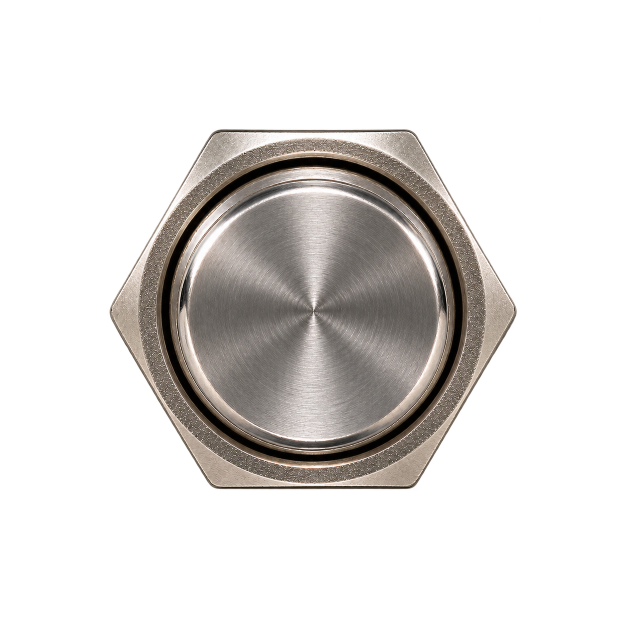
#> input picture tools/design/assets/kit/footswitch_photo.png, 1254 x 1254 px (shown at 1/2 size)
$ python make_knob.py assets/kit/footswitch_photo.png assets/kit/jack_photo.png 5
#> lines starting #> are read from the running program, lines starting #| are printed output that depends on the picture; after the words box and inside, x2 and y2 are one past the last pixel; in counts of white or black regions, pixels touching at a corner belong together
#!/usr/bin/env python3
# Filmstrip du potard ECHOFLEX construit a partir de la PHOTO du visuel :
#  - chapeau et eclairage de la jupe : releves sur la photo (eclairage fixe, ne tourne pas)
#  - motif des dents : extrait de la photo, il tourne avec la valeur sous l'eclairage fixe
#  - aileron + trait blanc : redessines a chaque angle avec la meme lumiere (haut-gauche)
import numpy as np, math, sys, os
from PIL import Image
from scipy import ndimage as ndi

SRC, OUT = sys.argv[1], sys.argv[2]
FR = int(sys.argv[3]) if len(sys.argv) > 3 else 288
CX, CY, RP = (float(v) for v in os.environ.get('KNOB', '898.0,176.8,80.5').split(','))   # potard VOLUME du visuel (centre, rayon exterieur des dents, px)
NF, SS, HALF = 128, 2, 1.20

photo = np.asarray(Image.open(SRC).convert("RGB")).astype(np.float32)
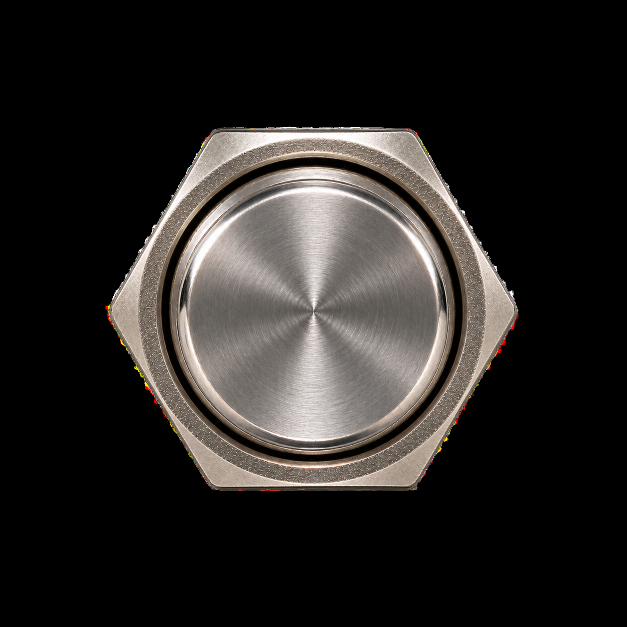
#> photo: shape (1254, 1254, 3) float32 (shown at 1/2 size); mean R, G, B 39.9, 37.1, 34.9

# ------------------------------------------------------------------------------
# 1. Deroulement polaire de la photo
# ------------------------------------------------------------------------------
NR, NA = 360, 2880
rr = np.linspace(0, 1.0, NR, dtype=np.float32)
aa = np.linspace(-math.pi, math.pi, NA, endpoint=False, dtype=np.float32)
RR, AA = np.meshgrid(rr, aa, indexing="ij")
px = CX + RR * RP * np.cos(AA)
py = CY + RR * RP * np.sin(AA)
polar = np.stack([ndi.map_coordinates(photo[..., c], [py - 0.5, px - 0.5], order=1) for c in range(3)], -1)
#> polar: shape (360, 2880, 3) float32; every value is 0

# masque d'exclusion : aileron (pointe en haut) + son ombre a droite
X = RR * np.cos(AA); Y = RR * np.sin(AA)
u = -Y                 # le long du pointeur (vers le haut)
v = X
U0, U1 = -0.80, 0.88
tt = np.clip((u - U0) / (U1 - U0), 0, 1)
w = 0.235 + (0.146 - 0.235) * tt
excl = (u > U0 - 0.06) & (u < U1 + 0.04) & (v > -w - 0.07) & (v < w + 0.20)

# ------------------------------------------------------------------------------
# 2. Ajustement : chapeau (r < 0.80) et enveloppe d'eclairage de la jupe (series de Fourier en angle)
# ------------------------------------------------------------------------------
def fourier_fit(rows, order):
    """pour chaque rayon : moindres carres sur les angles non exclus -> profil lisse."""
    out = np.zeros((len(rows), NA, 3), np.float32)
    basis = [np.ones(NA)]
    for k in range(1, order + 1):
        basis += [np.cos(k * aa), np.sin(k * aa)]
    Bm = np.stack(basis, 1)
    for j, ri in enumerate(rows):
        ok = ~excl[ri]
        for c in range(3):
            coef, *_ = np.linalg.lstsq(Bm[ok], polar[ri, ok, c], rcond=None)
            out[j, :, c] = Bm @ coef
    return out

# lissage radial avant ajustement
polar_s = ndi.gaussian_filter(polar, (2.0, 0, 0))
polar_bak = polar
polar = polar_s
# modele global du chapeau : sum_k (a + b r + c r^2) * base_k(angle), ajuste sur tous les pixels visibles
def cap_basis(rv, av):
    cols = []
    for fa in [np.ones_like(av), np.cos(av), np.sin(av), np.cos(2 * av), np.sin(2 * av), np.cos(3 * av), np.sin(3 * av)]:
        for p in range(3):
            cols.append(fa * rv ** p)
    return np.stack(cols, -1)
sel = (~excl) & (RR > 0.12) & (RR < 0.78)
Bsel = cap_basis(RR[sel], AA[sel])
cap_fit = np.zeros((NR, NA, 3), np.float32)
Ball = cap_basis(RR.ravel(), AA.ravel())
for c in range(3):
    coef, *_ = np.linalg.lstsq(Bsel, polar[..., c][sel], rcond=None)
    cap_fit[..., c] = (Ball @ coef).reshape(NR, NA)
polar = polar_bak

# dents : enveloppe = moyenne glissante sur ~3 periodes (ignore les zones exclues)
r_t0 = 0.80
prof = polar[int(0.90 * NR)].mean(1)
#> prof = 2880 values from 0 to 0
spec = np.abs(np.fft.rfft(prof - prof.mean()))
#> spec = 1441 values from 0 to 0
ntooth = int(np.argmax(spec[30:80]) + 30)
#> ntooth = 30
print("nombre de dents detecte :", ntooth)
#| nombre de dents detecte : 30
period = NA / ntooth
#> period = 96
win = int(round(period * 3))
#> win = 288
valid = (~excl).astype(np.float32)
num = ndi.uniform_filter1d(polar * valid[..., None], win, axis=1, mode="wrap")
den = ndi.uniform_filter1d(valid, win, axis=1, mode="wrap")[..., None]
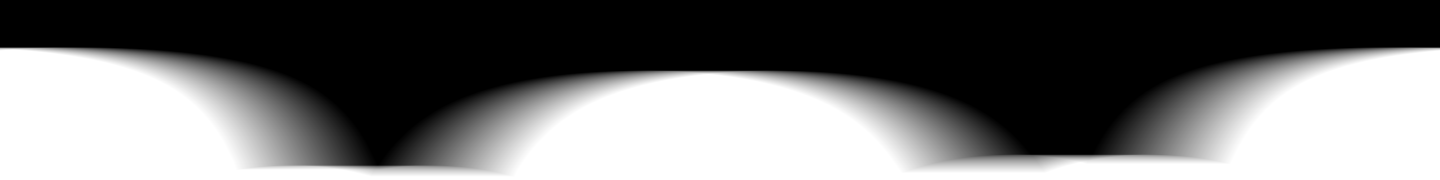
#> den: shape (360, 2880, 1) float32 (shown at 1/2 size); min 0, max 1, mean 0.441
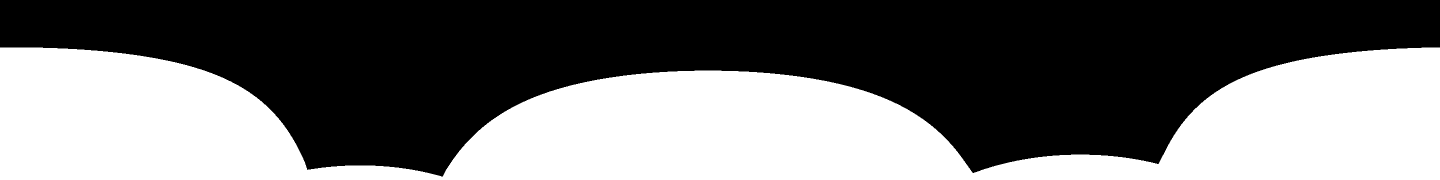
#> valid: shape (360, 2880) float32 (shown at 1/2 size); values 0 (black) and 1 (white), 44.1% white; 1 white region, box (x1, y1, x2, y2) and area: (0, 95, 2880, 360) 457719
env = num / np.maximum(den, 1e-3)
# l'enveloppe la ou c'est exclu : ajustement de Fourier
env_fit = fourier_fit(np.arange(NR), 5)
env = np.where(den > 0.6, env, env_fit)
env = ndi.gaussian_filter(env, (1.5, 6, 0), mode=("nearest", "wrap", "nearest"))
pattern = polar / np.maximum(env, 4.0)
# combler le motif sous la pointe de l'aileron avec des dents voisines (decalage d'un nombre entier de dents)
shift = int(round(period * 9))
#> shift = 864
for _ in range(2):
    src = np.roll(pattern, -shift, axis=1)
    bad = excl[..., None] | (np.roll(excl, -shift, axis=1)[..., None] & False)
    pattern = np.where(excl[..., None], src, pattern)
pattern = np.clip(pattern, 0.0, 4.0)

# ------------------------------------------------------------------------------
# 3. Rendu cartesien (sur-echantillonne)
# ------------------------------------------------------------------------------
N = FR * SS
R = N / 2 / HALF
ky, kx = np.mgrid[0:N, 0:N].astype(np.float32) + 0.5
Xc = (kx - N / 2) / R
Yc = (ky - N / 2) / R
rc = np.hypot(Xc, Yc)
ac = np.arctan2(Yc, Xc)
ri = np.clip(rc, 0, 0.999) * (NR - 1)
ai = (ac + math.pi) / (2 * math.pi) * NA

def sample(arr, ri_, ai_):
    return np.stack([ndi.map_coordinates(arr[..., c], [ri_, ai_], order=1, mode="grid-wrap") for c in range(3)], -1)

cap_img = sample(cap_fit, ri, ai)
env_img = sample(env, ri, ai)
lathe = ndi.gaussian_filter1d(np.random.default_rng(9).standard_normal(8192).astype(np.float32), 1.5)
lathe_img = lathe[np.clip((rc * 6000).astype(int), 0, 8191)] * 2.2 * (0.4 + np.abs(np.cos(ac + 2.356)))
grain = ndi.gaussian_filter(np.random.default_rng(5).standard_normal((N, N)).astype(np.float32), 0.8) * 1.6

l2 = np.array([-0.7071, -0.7071], np.float32)
L3 = np.array([-0.66, -0.66, 0.36], np.float32); L3 /= np.linalg.norm(L3)
H3 = L3 + np.array([0, 0, 1.0], np.float32); H3 /= np.linalg.norm(H3)
mask = np.clip((1.0 - rc) * R + 0.5, 0, 1)
LT = np.array([-0.62, -0.62, 0.48], np.float32); LT /= np.linalg.norm(LT)
HT = LT + np.array([0, 0, 1.0], np.float32); HT /= np.linalg.norm(HT)
TOOTH_SLOPE, TOOTH_AMB, TOOTH_DIF, TOOTH_SPEC = float(os.environ.get("TS", 1.3)), 4.0, float(os.environ.get("TD", 165)), 30.0
TP = float(os.environ.get("TP", 3.4))
zone_t = np.clip((rc - r_t0) * R + 0.5, 0, 1)

def tooth_shade(theta, dph):
    tph = (((ac - theta) * ntooth / (2 * math.pi) + dph) % 1.0).astype(np.float32)
    # profil : sommet plat / flanc descendant / fond / flanc montant
    dhdt = np.where((tph > 0.30) & (tph < 0.50), -1.0, np.where((tph > 0.60) & (tph < 0.80), 1.0, 0.0)).astype(np.float32)
    hgt_t = np.where(tph <= 0.40, 1.0, np.where(tph < 0.55, 1 - (tph - 0.40) / 0.15, np.where(tph < 0.70, 0.0, np.where(tph < 0.85, (tph - 0.70) / 0.15, 1.0))))
    groove_on = np.clip((rc - (r_t0 + 0.025)) / 0.02, 0, 1)          # les rainures commencent un peu apres le bord du chapeau
    slope = TOOTH_SLOPE * dhdt * groove_on
    tx, ty = -np.sin(ac), np.cos(ac)                                  # tangente
    rx, ry = np.cos(ac), np.sin(ac)                                   # radiale
    ch_out = np.clip((rc - 0.955) / 0.045, 0, 1) * 1.1                # chanfrein exterieur
    ch_in = np.clip(1 - np.abs(rc - (r_t0 + 0.01)) / 0.015, 0, 1) * -0.6   # petit epaulement interieur
    nxv = -slope * tx + (ch_out + ch_in) * rx
    nyv = -slope * ty + (ch_out + ch_in) * ry
    nzv = np.ones_like(nxv)
    nn = np.sqrt(nxv ** 2 + nyv ** 2 + nzv ** 2)
    nxv, nyv, nzv = nxv / nn, nyv / nn, nzv / nn
    ndl_t = np.clip(nxv * LT[0] + nyv * LT[1] + nzv * LT[2], 0, 1)
    ndh_t = np.clip(nxv * HT[0] + nyv * HT[1] + nzv * HT[2], 0, 1)
    floor_dark = np.where((tph > 0.50) & (tph < 0.60) & (groove_on > 0.5), 0.35, 1.0)  # fond de rainure : occlusion
    tb = (TOOTH_AMB + TOOTH_DIF * ndl_t ** TP) * floor_dark + TOOTH_SPEC * ndh_t ** 28
    tb = tb * (0.45 + 0.55 * np.clip((1.0 - rc) / 0.012, 0, 1))      # bord exterieur sombre
    return tb

BLUR = float(os.environ.get('BLUR', 0))
TEST = os.environ.get('TEST')
ONLY = os.environ.get('ONLY')
frames = []
for i in ([int(x) for x in ONLY.split(',')] if ONLY else ([20, 64, 110] if TEST else range(NF))):
    pos = i / (NF - 1)
    a = math.pi * 1.25 + pos * math.pi * 1.5             # angle JUCE
    theta = a - 2 * math.pi                              # rotation par rapport a la photo (pointeur en haut)
    d = np.array([math.sin(a), -math.cos(a)], np.float32)
    pdir = np.array([-d[1], d[0]], np.float32)

    # dents : motif tourne, eclairage fixe
    # dents : geometrie qui tourne, eclairee par la lumiere fixe (haut-gauche)
    # flou de mouvement (comme le GIF de reference) : moyenne de l'ombrage sur une fraction de dent de part et d'autre
    if BLUR > 0:
        if os.environ.get('UNIFORM'):      # flou complet : moyenne exacte sur une dent entiere (invariant par rotation)
            offs = (np.arange(16) + 0.5) / 16 - 0.5
            w8 = np.full(16, 1 / 16)
        else:
            offs = np.linspace(-BLUR / 2, BLUR / 2, 15)
            w8 = np.exp(-0.5 * (offs / (BLUR / 4 + 1e-6)) ** 2); w8 /= w8.sum()
        tb = sum(wk * tooth_shade(theta, o) for wk, o in zip(w8, offs))
    else:
        tb = tooth_shade(theta, 0.0)
    teeth = np.stack([tb * 0.97, tb * 0.985, tb * 1.06], -1)
    img = cap_img * (1 - zone_t[..., None]) + teeth * zone_t[..., None]
    img = img + grain[..., None]
    img = img + (lathe_img * (1 - zone_t))[..., None]

    # aileron
    uu = Xc * d[0] + Yc * d[1]
    vv = Xc * pdir[0] + Yc * pdir[1]
    t_ = np.clip((uu - U0) / (U1 - U0), 0, 1)
    ww = 0.235 + (0.146 - 0.235) * t_
    fin = (uu > U0) & (uu < U1) & (np.abs(vv) < ww)
    fin &= ~((uu < U0 + ww) & (np.hypot(uu - (U0 + ww), vv) > ww))      # extremite arriere arrondie
    fin_f = ndi.gaussian_filter(fin.astype(np.float32), 0.6)

    # ombre de l'aileron sur le chapeau (opposee a la lumiere)
    sh = np.zeros_like(fin_f)
    for k in range(1, 10):
        off = k * 0.011 * R
        sh = np.maximum(sh, ndi.shift(fin_f, (-l2[1] * off, -l2[0] * off), order=1) * (1 - k / 12))
    sh = ndi.gaussian_filter(sh, R * 0.012)
    img = img * (1 - 0.70 * sh * (1 - fin_f))[..., None]

    # profil en travers de l'aileron : facettes arrondies
    vn = np.clip(vv / np.maximum(ww, 1e-3), -1, 1)
    slope = np.clip((np.abs(vn) - 0.28) / 0.30, 0, 1) ** 0.7          # 0 sur le dessus, 1 sur les flancs
    sgn = np.sign(vn)
    nx = sgn * pdir[0] * slope * 0.85
    ny = sgn * pdir[1] * slope * 0.85
    nz = np.sqrt(np.clip(1 - nx ** 2 - ny ** 2, 0.05, 1))
    ndl = np.clip(nx * L3[0] + ny * L3[1] + nz * L3[2], 0, 1)
    ndh = np.clip(nx * H3[0] + ny * H3[1] + nz * H3[2], 0, 1)
    fb = 5 + 92 * ndl + 70 * ndh ** 22
    fb = fb * (0.88 + 0.22 * (1 - t_))                                # un peu plus clair a l'arriere
    # extremite arriere biseautee
    endz = np.clip((U0 + 0.06 - uu) / 0.06, 0, 1) * 0.6
    end_b = 5 + 70 * max(0.0, float(-d @ l2))
    fb = fb * (1 - endz) + end_b * endz
    fin_rgb = np.stack([fb * 0.97, fb * 0.985, fb * 1.06], -1) + grain[..., None] * 0.6
    img = img * (1 - fin_f[..., None]) + fin_rgb * fin_f[..., None]

    # trait blanc poli (insert)
    line = (np.abs(vv) < 0.050) & (uu > 0.09) & (uu < 0.83)
    lf = ndi.gaussian_filter(line.astype(np.float32), 0.7)
    lv = 200 + 26 * np.clip(1 - np.abs(vv + 0.01) / 0.05, 0, 1) - 25 * np.clip(1 - (uu - 0.09) / 0.15, 0, 1)
    line_rgb = np.stack([lv, lv * 0.995, lv * 1.01], -1)
    img = img * (1 - lf[..., None]) + line_rgb * lf[..., None]

    img = np.clip(img / 255.0, 0, 1)
    ao = ndi.gaussian_filter(ndi.shift(mask, (0.02 * R, 0.02 * R), order=1), 0.03 * R)
    alpha = np.clip(mask + 0.35 * ao * (1 - mask), 0, 1)
    pm = np.dstack([img * mask[..., None], alpha])
    small = pm.reshape(FR, SS, FR, SS, 4).mean(axis=(1, 3))
    a_ = small[..., 3:4]
    un = np.where(a_ > 1e-5, small[..., :3] / np.maximum(a_, 1e-5), 0)
    frames.append(np.dstack([np.clip(un, 0, 1), a_]))
    if i % 32 == 0:
        print("frame", i, flush=True)
#> after the loop, frames = 128 items

strip = np.concatenate(frames, 0)
Image.fromarray((strip * 255 + 0.5).astype(np.uint8), "RGBA").save(OUT, optimize=True)
print("ok", strip.shape)
#| ok (640, 5, 4)

$ run again, on tools/design/assets/kit/knob_photo.png
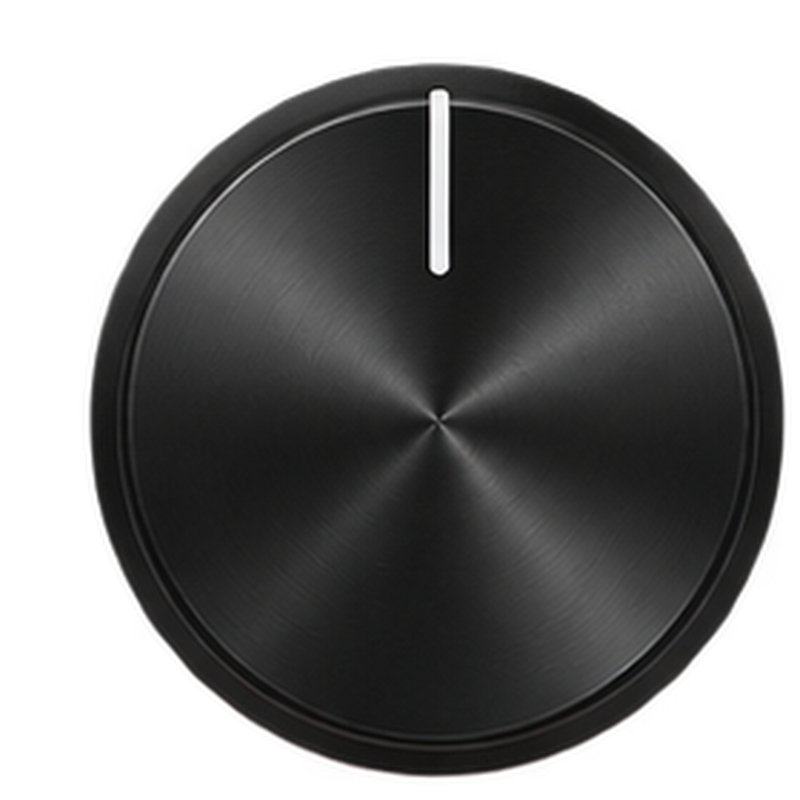
#> input picture tools/design/assets/kit/knob_photo.png, 800 x 800 px
#> `photo = np.asarray(Image.open(SRC).convert("RGB")).astype(np.float32)`:
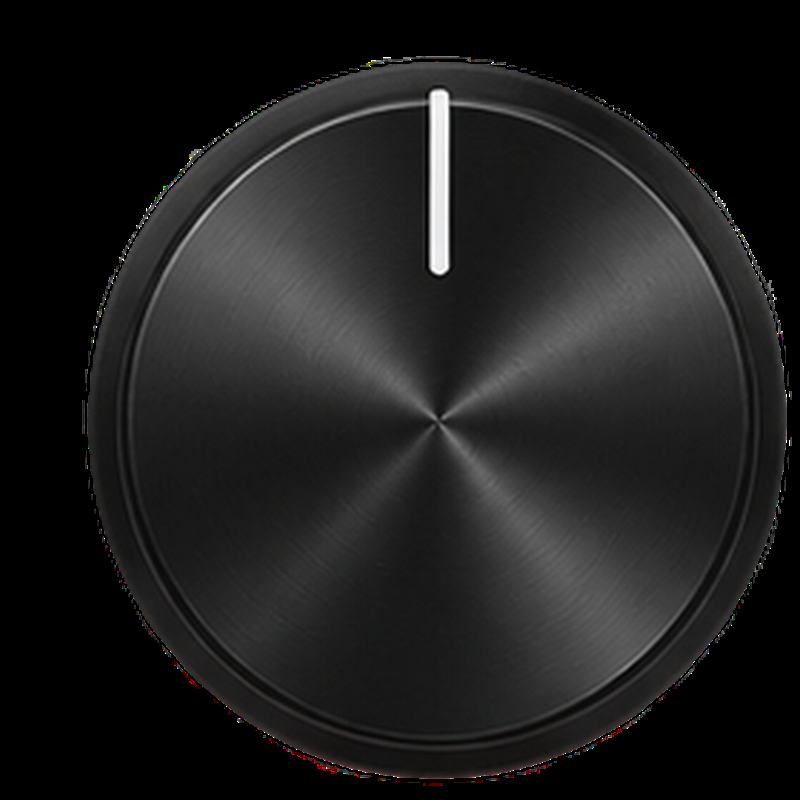
#> photo: shape (800, 800, 3) float32; mean R, G, B 30, 29.7, 29.7
#> polar: shape (360, 2880, 3) float32; every value is 0
#> prof = 2880 values from 0 to 0
#> spec = 1441 values from 0 to 0
#> ntooth = 30
#| nombre de dents detecte : 30
#> period = 96
#> win = 288
#> valid: shape (360, 2880) float32; values 0 (black) and 1 (white), 44.1% white; 1 white region, box (x1, y1, x2, y2) and area: (0, 95, 2880, 360) 457719
#> shift = 864
#> after the loop `for i in ([int(x) for x in ONLY.split(',')] if ONLY else ([20, 64, 110..`: frames = 128 items
#| ok (640, 5, 4)

$ run again, on tools/design/assets/kit/led_photo.png
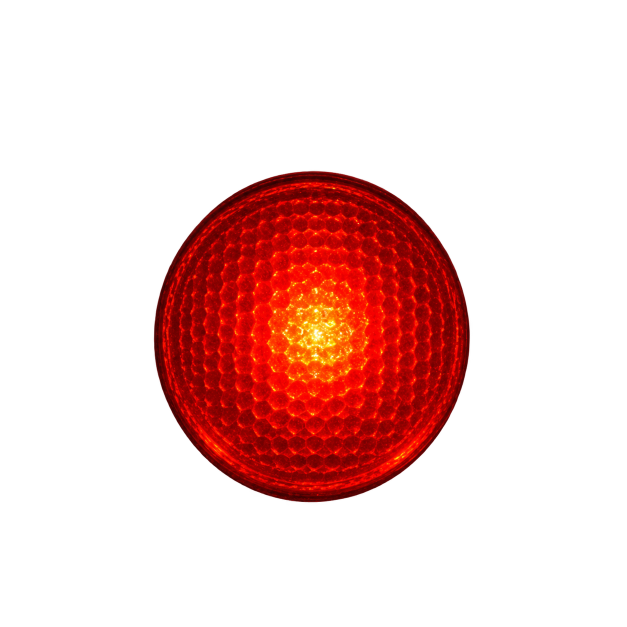
#> input picture tools/design/assets/kit/led_photo.png, 1254 x 1254 px (shown at 1/2 size)
#> `photo = np.asarray(Image.open(SRC).convert("RGB")).astype(np.float32)`:
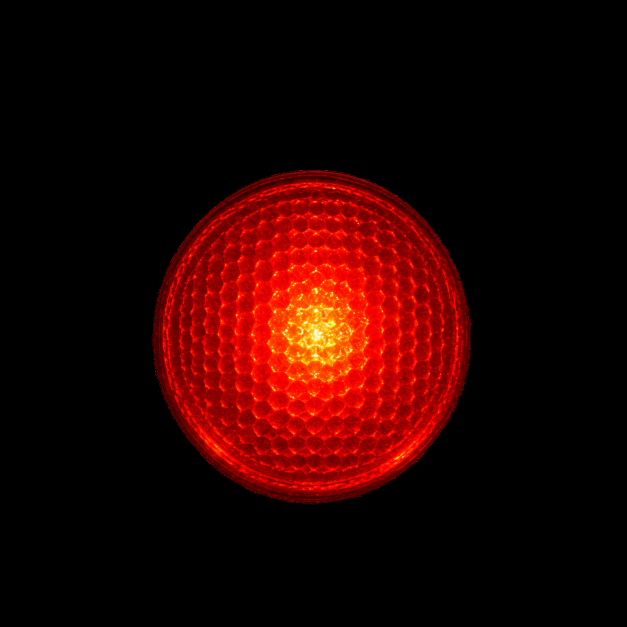
#> photo: shape (1254, 1254, 3) float32 (shown at 1/2 size); mean R, G, B 38, 3, 0.4
#> polar: shape (360, 2880, 3) float32; every value is 0
#> prof = 2880 values from 0 to 0
#> spec = 1441 values from 0 to 0
#> ntooth = 30
#| nombre de dents detecte : 30
#> period = 96
#> win = 288
#> valid: shape (360, 2880) float32; values 0 (black) and 1 (white), 44.1% white; 1 white region, box (x1, y1, x2, y2) and area: (0, 95, 2880, 360) 457719
#> shift = 864
#> after the loop `for i in ([int(x) for x in ONLY.split(',')] if ONLY else ([20, 64, 110..`: frames = 128 items
#| ok (640, 5, 4)
